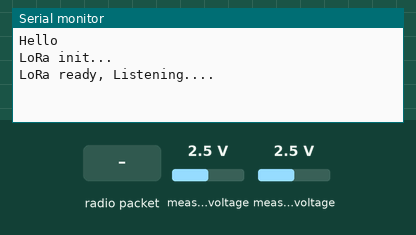
A sketch run on a simulated Arduino Uno, built with avr-gcc and run on an emulated ATmega328P. On the bench: the last lines printed to the serial monitor. Inputs (shaded band) come from the test bench; at power-on: measured voltage 2.5 V. No radio packets arrive unless stated.

Above: at 1.2 s.
1.3 s: radio packet "NODE-2" arrives
At 2.5 s:
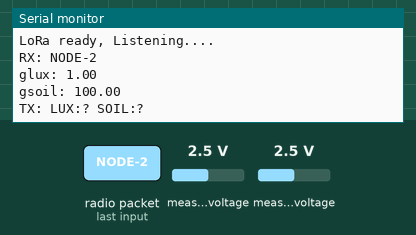
2.8 s: radio packet "1" arrives
At 3.5 s:
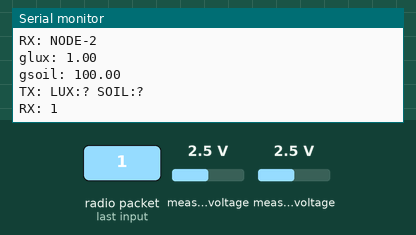

Measured:
- after the input at 1.3 s, the serial monitor: prints a new line at once (image 1)
- after the input at 2.8 s, the serial monitor: prints a new line at once (image 2)

The sketch:

NODE_A.ino
```cpp
#include "Wire.h"
#include <Adafruit_ADS1X15.h>
#include <LoRa.h>

#define LORA_SS   15
#define LORA_RST  2
#define LORA_DIO0 16


const int ADC_PIN_LUX  = 14;
const int ADC_PIN_SOIL = 13;

const float LUX_MIN = 1.0f;
const float LUX_MAX = 6000.0f;
const int AirValue   = 17773;
const int WaterValue = 10450;

float glux;
float gsoil;

float luxFromADC(int val) {
  if (val < 0) val = 0;
  else if (val > 32767) val = 32767;
  float ratio = val / 32767.0f;
  float lux = LUX_MIN + ratio * (LUX_MAX - LUX_MIN);
  if (lux < LUX_MIN) lux = LUX_MIN;
  if (lux > LUX_MAX) lux = LUX_MAX;
  return lux;
}

int soilPercentFromADC(int val) {
  long p = map(val, AirValue, WaterValue, 0, 100);
  if (p < 0) p = 0;
  if (p > 100) p = 100;
  return (int)p;
}

Adafruit_ADS1115 ads;

void setup() {
  Serial.begin(9600);
  Serial.println("Hello");


  Wire.begin();
  ads.setGain(GAIN_ONE);
  if (!ads.begin()) {
    Serial.println("Fail to initialize ADS");
    while (1) { delay(10); }
  }


  LoRa.setPins(LORA_SS, LORA_RST, LORA_DIO0);
  Serial.print("LoRa init...");
  int retry = 0;
  while (!LoRa.begin(433E6)) {
    Serial.print(".");
    delay(500);
    if (++retry > 20) {
      Serial.println("\nLoRa init fail");
      while (1) { delay(500); }
    }
  }


  LoRa.receive();
  Serial.println("\nLoRa ready, Listening....");
}

void loop() {
  int packetSize = LoRa.parsePacket();
  if (packetSize > 0) {
    String msg;
    while (LoRa.available()) {
      char c = (char)LoRa.read();
      if (isPrintable(c)) msg += c;
    }
    msg.trim();
    Serial.print("RX: ");
    Serial.println(msg);

    if (msg == "NODE-2") {

      int16_t adc0 = ads.readADC_SingleEnded(0);
      int16_t adc1 = ads.readADC_SingleEnded(1);

      glux  = luxFromADC(adc0);
      gsoil = soilPercentFromADC(adc1);

      Serial.print("glux: ");  Serial.println(glux);
      Serial.print("gsoil: "); Serial.println(gsoil);

      char out[50];
      snprintf(out, sizeof(out), "LUX:%.2f SOIL:%.2f", glux, gsoil);

      LoRa.idle();
      LoRa.beginPacket();
      LoRa.print(out);
      LoRa.endPacket();
      Serial.print("TX: "); Serial.println(out);

      LoRa.receive();
    }
  }


  delay(2);
}
```
